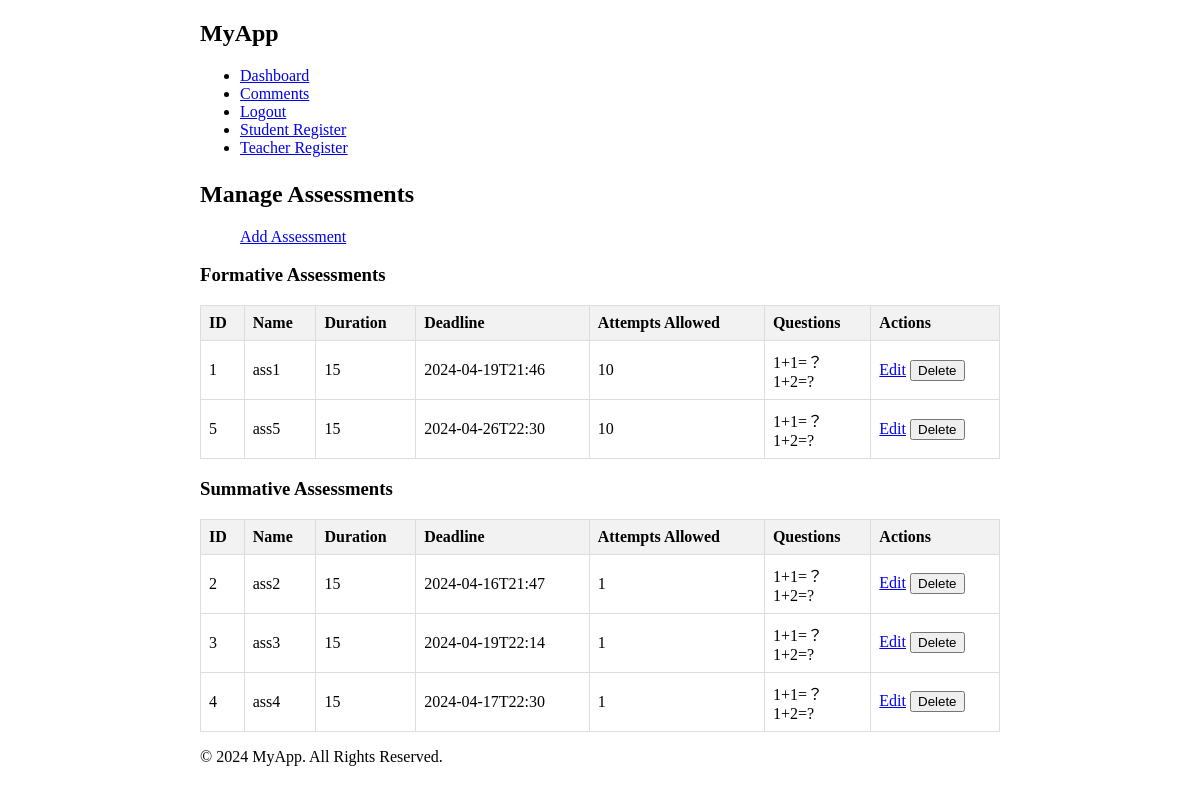
/manage_assessments (signed in), run on the app's committed database.
### app/models/assessment.py (models this page shows, shortened)
class Assessment(db.Model):
    id = db.Column(db.Integer, primary_key=True)
    name = db.Column(db.String(255), unique=True, nullable=False)
    type = db.Column(db.String(255), nullable=False)
    questions = db.relationship('Question', secondary='assessment_question', backref='assessments')
    parameters = db.Column(db.JSON, nullable=True)

### app/models/question.py (models this page shows)
class Question(db.Model):
    id = db.Column(db.Integer, primary_key=True)
    question_text = db.Column(db.Text, nullable=False)
    option_a = db.Column(db.String(200), nullable=False)
    option_b = db.Column(db.String(200), nullable=False)
    option_c = db.Column(db.String(200), nullable=False)
    option_d = db.Column(db.String(200), nullable=False)
    correct_option = db.Column(db.String(100), nullable=False)
    correct_answer = db.Column(db.Text, nullable=False)
    feedback = db.Column(db.Text, nullable=False)
    question_type = db.Column(db.String(50), nullable=False)

### app/routes/teacher_routes.py (the view)
@app.route('/manage_assessments', methods=['GET'])
def manage_assessments():
    if 'user_id' not in session or session['role'] != 'teacher':
        return redirect(url_for('login'))
    f_assessments = Assessment.query.filter_by(type='FORMATIVE').all()
    s_assessments = Assessment.query.filter_by(type='SUMMATIVE').all()
    return render_template('manage_assessments.html', f_assessments=f_assessments, s_assessments=s_assessments)

### app/templates/manage_assessments.html
{% extends "base.html" %}
{% block content %}
<div class="container">
    <h2>Manage Assessments</h2>
    <ul>
        <li style="list-style-type: none"><a href="{{ url_for('add_assessment') }}" class="btn btn-success">Add Assessment</a></li>
    </ul>
    <h3>Formative Assessments</h2>
    <table class="custom-table">
        <thead>
            <tr>
                <th>ID</th>
                <th>Name</th>
                <th>Duration</th>
                <th>Deadline</th>
                <th>Attempts Allowed</th>
                <th>Questions</th>
                <th>Actions</th>
            </tr>
        </thead>
        <tbody>
            {% for assessment in f_assessments %}
            <tr>
                <td>{{ assessment.id }}</td>
                <td>{{ assessment.name }}</td>
                <td>{{ assessment.parameters.get('duration') }}</td>
                <td>{{ assessment.parameters.get('deadline') }}</td>
                <td>{{ assessment.parameters.get('attempts') }}</td>
                <td>
                    {% for question in assessment.questions %}
                    {{ question.question_text }}<br>
                    {% endfor %}
                </td>
                <td>
                    <a href="{{ url_for('edit_assessment', assessment_id=assessment.id) }}" class="btn btn-primary">Edit</a>
                    <form action="{{ url_for('delete_assessment', assessment_id=assessment.id) }}" method="post" style="display:inline;">
                        <button type="submit" class="btn btn-danger">Delete</button>
                    </form>
                </td>
            </tr>
            {% endfor %}
        </tbody>
    </table>
    <h3>Summative Assessments</h2>
        <table class="custom-table">
            <thead>
                <tr>
                    <th>ID</th>
                    <th>Name</th>
                    <th>Duration</th>
                    <th>Deadline</th>
                    <th>Attempts Allowed</th>
                    <th>Questions</th>
                    <th>Actions</th>
                </tr>
            </thead>
            <tbody>
                {% for assessment in s_assessments %}
                <tr>
                    <td>{{ assessment.id }}</td>
                    <td>{{ assessment.name }}</td>
                    <td>{{ assessment.parameters.get('duration') }}</td>
                    <td>{{ assessment.parameters.get('deadline') }}</td>
                    <td>{{ assessment.parameters.get('attempts') }}</td>
                    <td>
                        {% for question in assessment.questions %}
                        {{ question.question_text }}<br>
                        {% endfor %}
                    </td>
                    <td>
                        <a href="{{ url_for('edit_assessment', assessment_id=assessment.id) }}" class="btn btn-primary">Edit</a>
                        <form action="{{ url_for('delete_assessment', assessment_id=assessment.id) }}" method="post" style="display:inline;">
                            <button type="submit" class="btn btn-danger">Delete</button>
                        </form>
                    </td>
                </tr>
                {% endfor %}
            </tbody>
        </table>
</div>
{% endblock %}

### app/static/style.css (style rules this page uses)
.custom-table { border-collapse: collapse; width: 100%; }
.custom-table th, .custom-table td { border: 1px solid #dddddd; text-align: left; padding: 8px; }
.custom-table th { background-color: #f2f2f2; }

### app/templates/base.html (style rules this page uses)
.container { max-width: 800px; margin: 0 auto; }

### data on the page
Assessment: id "1", name "ass1", parameters.get "15", parameters.get "2024-04-19T21:46", parameters.get "10"
Question: question_text "1+1=？"
Question: question_text "1+2=?"
Assessment: id "5", name "ass5", parameters.get "15", parameters.get "2024-04-26T22:30", parameters.get "10"
Assessment: id "2", name "ass2", parameters.get "15", parameters.get "2024-04-16T21:47", parameters.get "1"
Assessment: id "3", name "ass3", parameters.get "15", parameters.get "2024-04-19T22:14", parameters.get "1"
Assessment: id "4", name "ass4", parameters.get "15", parameters.get "2024-04-17T22:30", parameters.get "1"
